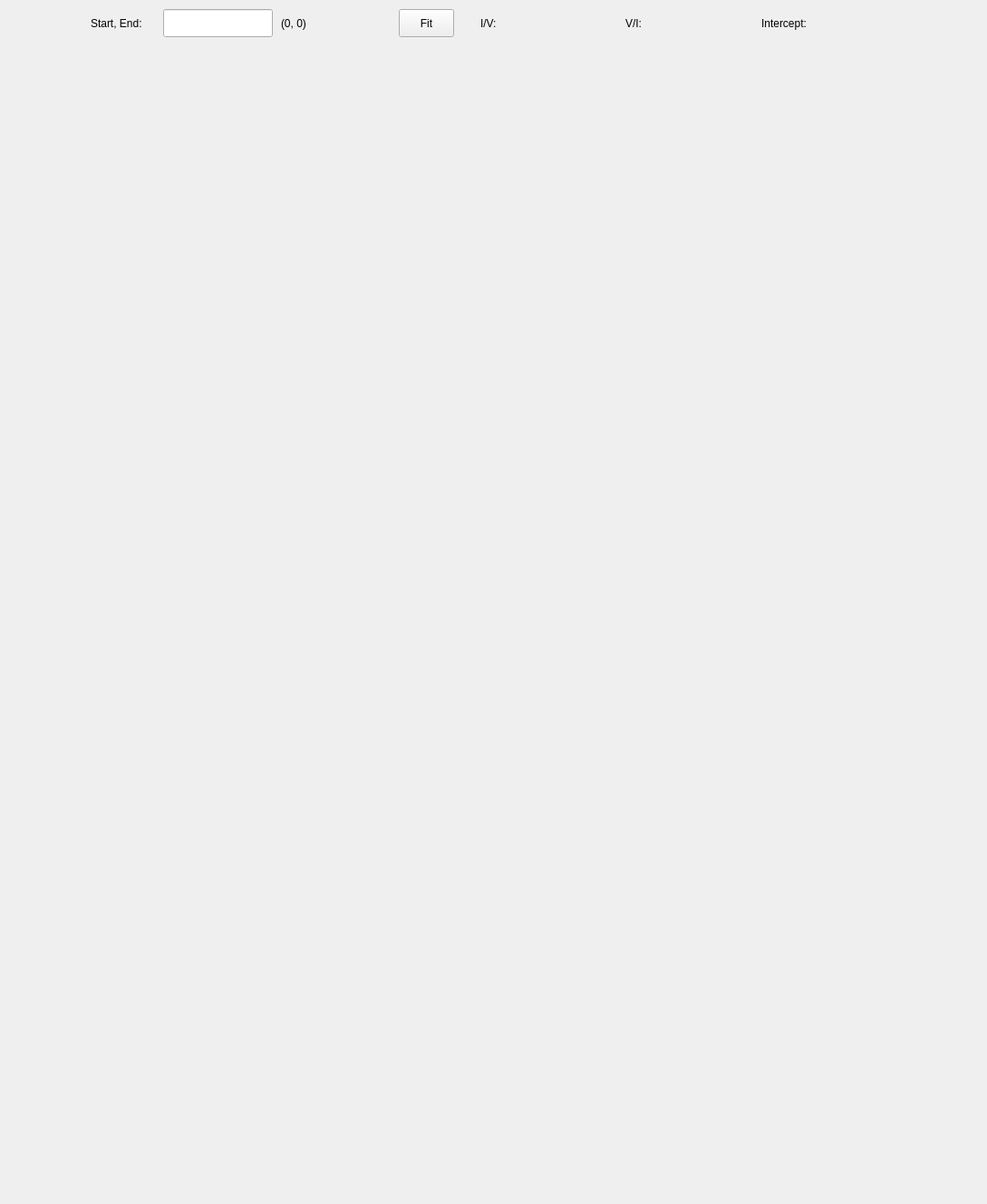
                <widget class="QWidget" name="scrollAreaWidgetContents_8">
                 <property name="geometry">
                  <rect>
                   <x>0</x>
                   <y>0</y>
                   <width>1089</width>
                   <height>1329</height>
                  </rect>
                 </property>
                 <widget class="QWidget" name="widget_analysis_ay" native="true">
                  <property name="geometry">
                   <rect>
                    <x>0</x>
                    <y>50</y>
                    <width>1091</width>
                    <height>601</height>
                   </rect>
                  </property>
                  <widget class="MatplotlibWidget" name="mplwidget_analysis_ay">
                   <property name="geometry">
                    <rect>
                     <x>510</x>
                     <y>280</y>
                     <width>16</width>
                     <height>16</height>
                    </rect>
                   </property>
                  </widget>
                 </widget>
                 <widget class="QWidget" name="widget_analysis_ay_2" native="true">
                  <property name="geometry">
                   <rect>
                    <x>0</x>
                    <y>650</y>
                    <width>1091</width>
                    <height>651</height>
                   </rect>
                  </property>
                  <widget class="MatplotlibWidget" name="mplwidget_analysis_ay_2">
                   <property name="geometry">
                    <rect>
                     <x>510</x>
                     <y>280</y>
                     <width>16</width>
                     <height>16</height>
                    </rect>
                   </property>
                  </widget>
                 </widget>
                 <widget class="QLabel" name="label_VI_ay">
                  <property name="geometry">
                   <rect>
                    <x>690</x>
                    <y>10</y>
                    <width>31</width>
                    <height>31</height>
                   </rect>
                  </property>
                  <property name="text">
                   <string>V/I:</string>
                  </property>
                 </widget>
                 <widget class="QLineEdit" name="start_end_fit_ay">
                  <property name="geometry">
                   <rect>
                    <x>180</x>
                    <y>10</y>
                    <width>121</width>
                    <height>31</height>
                   </rect>
                  </property>
                 </widget>
                 <widget class="QLabel" name="fit_VI_ay">
                  <property name="geometry">
                   <rect>
                    <x>720</x>
                    <y>10</y>
                    <width>81</width>
                    <height>31</height>
                   </rect>
                  </property>
                  <property name="text">
                   <string/>
                  </property>
                 </widget>
                 <widget class="QPushButton" name="pushButton_fit_ay">
                  <property name="geometry">
                   <rect>
                    <x>440</x>
                    <y>10</y>
                    <width>61</width>
                    <height>31</height>
                   </rect>
                  </property>
                  <property name="text">
                   <string>Fit</string>
                  </property>
                 </widget>
                 <widget class="QLabel" name="label_IV_ay">
                  <property name="geometry">
                   <rect>
                    <x>530</x>
                    <y>10</y>
                    <width>31</width>
                    <height>31</height>
                   </rect>
                  </property>
                  <property name="text">
                   <string>I/V:</string>
                  </property>
                 </widget>
                 <widget class="QLabel" name="start_end_label">
                  <property name="geometry">
                   <rect>
                    <x>100</x>
                    <y>10</y>
                    <width>81</width>
                    <height>31</height>
                   </rect>
                  </property>
                  <property name="text">
                   <string>Start, End:</string>
                  </property>
                 </widget>
                 <widget class="QLabel" name="label_start_end_ay">
                  <property name="geometry">
                   <rect>
                    <x>310</x>
                    <y>10</y>
                    <width>111</width>
                    <height>31</height>
                   </rect>
                  </property>
                  <property name="text">
                   <string>(0, 0)</string>
                  </property>
                 </widget>
                 <widget class="QLabel" name="label_intercept_ay">
                  <property name="geometry">
                   <rect>
                    <x>840</x>
                    <y>10</y>
                    <width>71</width>
                    <height>31</height>
                   </rect>
                  </property>
                  <property name="text">
                   <string>Intercept:</string>
                  </property>
                 </widget>
                 <widget class="QLabel" name="fit_IV_keithley_2">
                  <property name="geometry">
                   <rect>
                    <x>560</x>
                    <y>10</y>
                    <width>81</width>
                    <height>31</height>
                   </rect>
                  </property>
                  <property name="text">
                   <string/>
                  </property>
                 </widget>
                 <widget class="QLabel" name="intercept_ay">
                  <property name="geometry">
                   <rect>
                    <x>910</x>
                    <y>10</y>
                    <width>81</width>
                    <height>31</height>
                   </rect>
                  </property>
                  <property name="text">
                   <string/>
                  </property>
                 </widget>
                </widget>
